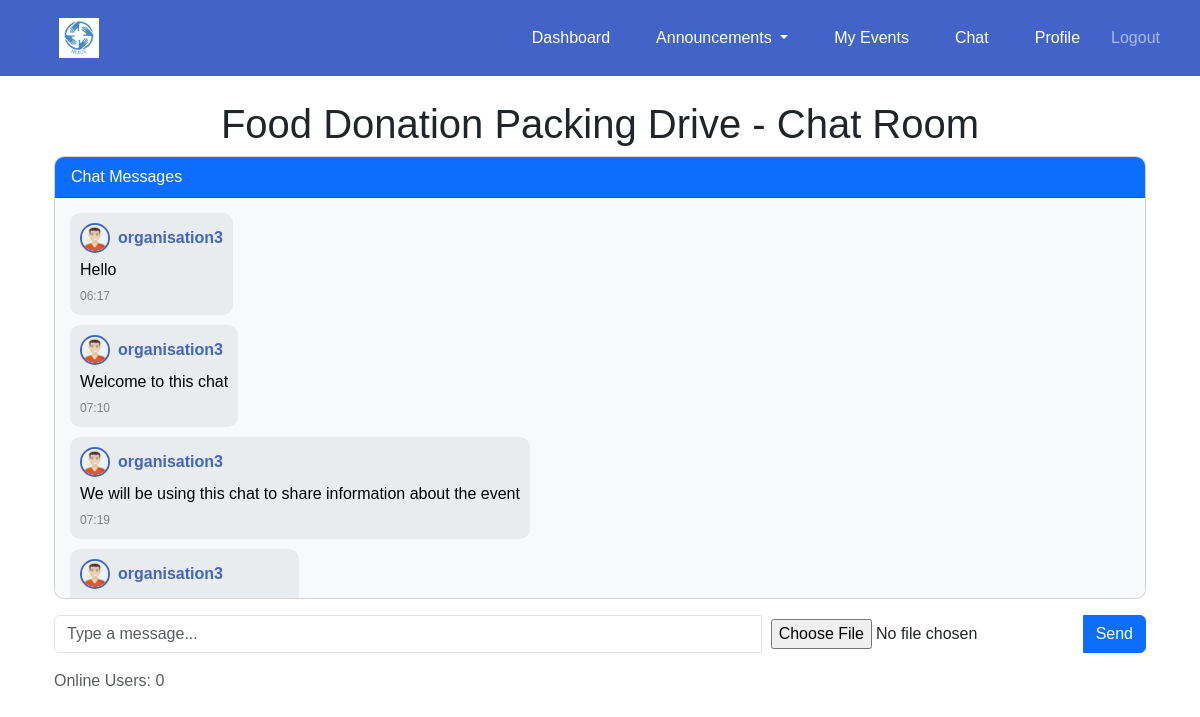
/chat/room/3/ (signed in), run on the app's committed database.
### chat/models.py (models this page shows, shortened)
class ChatRoom(models.Model):
    event = models.OneToOneField(Event, on_delete=models.CASCADE, related_name="chatroom")
    created_at = models.DateTimeField(auto_now_add=True)

class Message(models.Model):
    chatroom = models.ForeignKey(ChatRoom, on_delete=models.CASCADE, related_name="messages")
    sender = models.ForeignKey(settings.AUTH_USER_MODEL, on_delete=models.CASCADE)
    content = models.TextField(blank=True, null=True)
    file = models.FileField(upload_to="chat_uploads/", blank=True, null=True)
    timestamp = models.DateTimeField(auto_now_add=True)
    def __str__(self):
        if self.content:
            return f"{self.sender.username}: {self.content[:30]}"
        elif self.file:
            return f"{self.sender.username}: [File Uploaded]"
        else:
            return f"{self.sender.username}: [Empty Message]"

### events/models.py (models this page shows, shortened)
class Event(models.Model):
    CATEGORY_CHOICES = [
        ('education', 'Education'),
        ('social development', 'Social Development'),
        ('senior citizen', 'Senior Citizen'),
    ]
    organisation = models.ForeignKey(settings.AUTH_USER_MODEL, on_delete=models.CASCADE)
    name = models.CharField(max_length=255)
    description = models.TextField()
    date = models.DateTimeField()
    start_time = models.TimeField(default=time(9, 0))  # Default: 09:00 AM
    end_time = models.TimeField(default=time(17, 0))  # Default: 05:00 PM
    location = models.CharField(max_length=255)
    volunteers_needed = models.PositiveIntegerField()
    roles_responsibilities = models.TextField()
    category = models.CharField(max_length=50, choices=CATEGORY_CHOICES, blank=False, default='Education')

### accounts/models.py (models this page shows, shortened)
class CustomUser(AbstractUser):
    USER_TYPE_CHOICES = [
        ('volunteer', 'Volunteer'),
        ('organisation', 'Organisation'),
    ]
    user_type = models.CharField(max_length=20, choices=USER_TYPE_CHOICES)
    contact_number = models.CharField(max_length=10, blank= True, null=True)
    full_name = models.CharField(max_length=255, blank=True, null=True)
    personnel_name = models.CharField(max_length=255, blank=True, null=True)
    profile_picture = models.ImageField(upload_to='profile_pics/', blank=True, null=True)

### chat/views.py (the view)
# urls.py: path('room/<int:event_id>/', chat_room, name='chat_room'),
@login_required
def chat_room(request, event_id):
    event = get_object_or_404(Event, id=event_id)
    chatroom, created = ChatRoom.objects.get_or_create(event=event)
    is_registered = VolunteerEvent.objects.filter(event=event, volunteer=request.user).exists()
    if request.user == event.organisation or is_registered:
        messages = chatroom.messages.order_by("timestamp")  # Load previous messages
        UnreadMessage.objects.filter(
            message__chatroom=chatroom, user=request.user, is_read=False
        ).update(is_read=True)
        return render(request, "chat/chat_room.html", {
            "event": event,
            "chatroom": chatroom,
            "messages": messages,
        })
    return HttpResponseForbidden("You are not authorised to join this chat room.")

### chat/templates/chat/chat_room.html (shortened to what this page needs)
{% extends "base.html" %}
{% block content %}
<div class="container mt-4">
    <h1 class="text-center">{{ chatroom.event.name }} - Chat Room</h1>
    <div class="card chat-container">
        <div class="card-header bg-primary text-white">
            Chat Messages
        </div>
        <div id="chat-box" class="card-body chat-box">
            {% for message in messages %}
            <div class="message {% if message.sender == request.user %}sent{% else %}received{% endif %}">
                <div class="chat-message">
                    <a href="{% url 'accounts:public_profile' username=message.sender.username %}" class="chat-profile-link">
                        {% if message.sender.profile_picture %}
                            <img src="{{ message.sender.profile_picture.url }}" class="chat-profile-pic" alt="{{ message.sender.username }}">
                        {% else %}
                            <img src="https://via.placeholder.com/40" class="chat-profile-pic" alt="Default Profile">
                        {% endif %}
                    </a>
                    <strong>
                        <a href="{% url 'accounts:public_profile' username=message.sender.username %}" class="user-link">
                            {{ message.sender.username }}
                        </a>
                    </strong>
                </div>
                <div class="chat-text">
                    {% if message.content %}
                        <p class="message-text">{{ message.content }}</p>
                    {% endif %}
                    <span class="message-timestamp">{{ message.timestamp|date:"H:i" }}</span>
                </div>
            </div>
        {% endfor %}
        </div>
    </div>
    <form id="chat-form" class="mt-3">
        <div class="input-group">
            <input type="text" id="chat-message" class="form-control" placeholder="Type a message...">
            <input type="file" id="chat-file" class="form-control-file">
            <button type="submit" class="btn btn-primary">Send</button>
        </div>
    </form>
    <div id="online-users" class="mt-3 text-muted">
        Online Users: <span id="user-count">0</span>
    </div>
</div>
{% endblock %}

### templates/base.html (style rules this page uses)
body { margin: 0; font-family: Arial, sans-serif; }

### chat/templates/chat/chat_room.html (style rules this page uses)
.chat-container { border-radius: 10px; overflow: hidden; }
.chat-box { height: 400px; overflow-y: auto; padding: 15px; background: #f8f9fa; border-radius: 5px; }
.message { max-width: 80%; padding: 10px; border-radius: 10px; margin-bottom: 10px; display: inline-block; clear: both; }
.received { background: #e9ecef; color: #000; float: left; text-align: left; }
.message p { margin: 5px 0; }
.message-timestamp { font-size: 12px; color: gray; display: block; }
.input-group { display: flex; align-items: center; gap: 10px; }
.form-control-file { margin-left: 10px; }
.chat-message { display: flex; align-items: center; gap: 8px; margin-bottom: 5px; }
.chat-profile-pic { width: 30px; height: 30px; border-radius: 50%; object-fit: cover; border: 2px solid #4264c9; }
.message-timestamp { font-size: 12px; color: gray; }
.user-link { text-decoration: none; font-weight: bold; color: #4264c9; }

### data on the page
ChatRoom: event.name "Food Donation Packing Drive"
Message: sender.profile_picture (picture), sender.username "organisation3", content "Hello", timestamp "06:17"
Message: sender.profile_picture (picture), sender.username "organisation3", content "Welcome to this chat", timestamp "07:10"
Message: sender.profile_picture (picture), sender.username "organisation3", content "We will be using this chat to share information about the event", timestamp "07:19"
Message: sender.profile_picture (picture), sender.username "organisation3"
